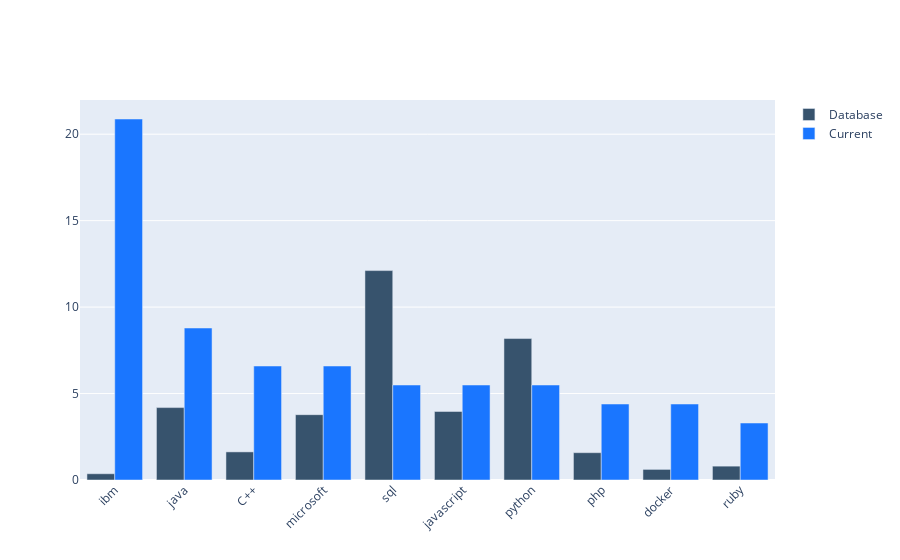

The notebook cell saved with this chart:
### Code cell
fig = go.Figure()
fig.add_trace(go.Bar(
    x=chart_comb.index,
    y=chart_comb['PercentageBaseline'],
    name='Database',
    marker_color='rgb(55, 83, 109)'
))
fig.add_trace(go.Bar(
    x=chart_comb.index,
    y=chart_comb['PercentageCurrent'],
    name='Current',
    marker_color='rgb(26, 118, 255)'
))

# Here we modify the tickangle of the xaxis, resulting in rotated labels.
fig.update_layout(barmode='group', xaxis_tickangle=-45)
fig.show()

### Figure 1 — Plotly figure (JSON) as saved in the notebook; plotly's stock layout.template omitted (floating-point values rounded to 4 significant figures)
{"data": [{"marker": {"color": "rgb(55, 83, 109)"}, "name": "Database", "type": "bar", "x": ["ibm", "java", "C++", "microsoft", "sql", "javascript", "python", "php", "docker", "ruby"], "y": [0.3619, 4.188, 1.626, 3.779, 12.11, 3.964, 8.181, 1.58, 0.6128, 0.8014]}, {"marker": {"color": "rgb(26, 118, 255)"}, "name": "Current", "type": "bar", "x": ["ibm", "java", "C++", "microsoft", "sql", "javascript", "python", "php", "docker", "ruby"], "y": [20.88, 8.791, 6.593, 6.593, 5.495, 5.495, 5.495, 4.396, 4.396, 3.297]}], "layout": {"barmode": "group", "xaxis": {"tickangle": -45}}}
